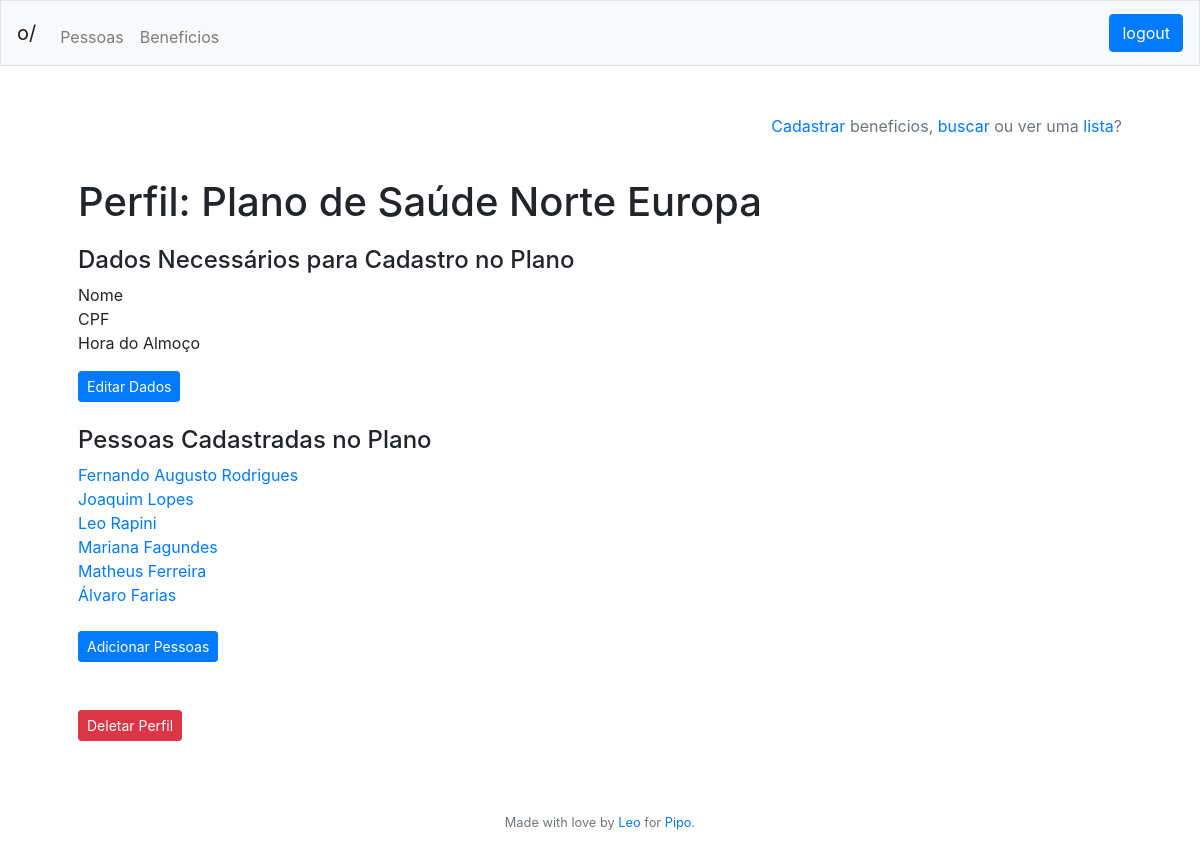
Page /beneficios/perfil/1 (signed in) on the earlier database version.
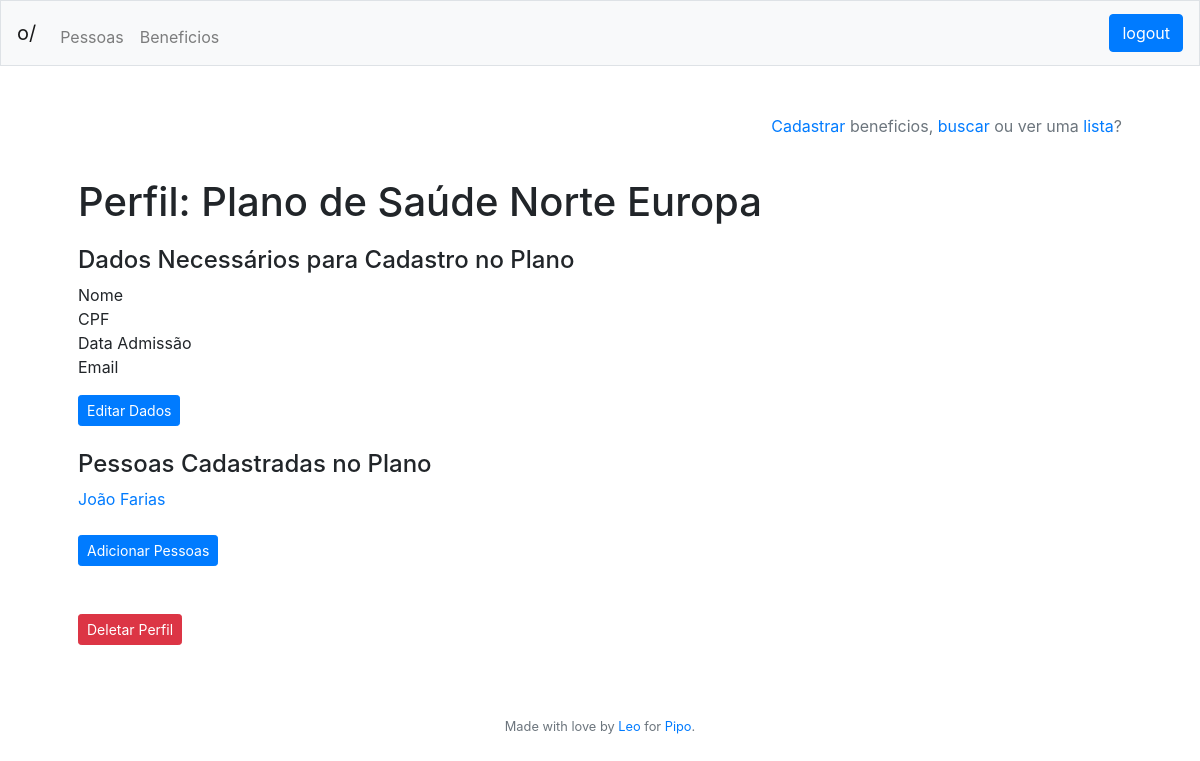
Same page on the later database version.
### tables this page shows
CREATE TABLE datatype
	(id INTEGER NOT NULL PRIMARY KEY AUTOINCREMENT,
	name VARCHAR(100) NOT NULL,
	example VARCHAR(144) NOT NULL);

CREATE TABLE person
	(id INTEGER NOT NULL PRIMARY KEY AUTOINCREMENT,
	idCompany INTEGER NOT NULL,
	name VARCHAR(255) NOT NULL,
	cpf VARCHAR(14) NOT NULL,
	timestamp DATETIME DEFAULT CURRENT_TIMESTAMP,
	FOREIGN KEY (idCompany) REFERENCES company(id));

### app.py (the view)
@app.route("/<who>/perfil/<idWho>", methods=['GET'])
@login_required
def profile(who, idWho):
	if who == "pessoas":
		profile = get_profile(idWho)
		if not profile:
			return "Esse perfil não existe"
		return render_template("personprofile.html", header = get_header(session),
								profile = profile, who = who)
	elif who == "beneficios":
		profile = get_benefit_profile(idWho)
		if not profile:
			return "Esse perfil não existe"
		return render_template("benefitprofile.html", header = get_header(session),
								profile = profile, who = who)
	else:
		return redirect("/pessoas/lista")

### app.py (called while the page is built)
@app.after_request
def after_request(response):
    response.headers["Cache-Control"] = "no-cache, no-store, must-revalidate"
    response.headers["Expires"] = 0
    response.headers["Pragma"] = "no-cache"
    return response

@app.teardown_request
def remove_session(ex=None):
    db.remove()

def login_required(f):
    @wraps(f)
    def decorated_function(*args, **kwargs):
        if session.get("id") is None:
            return redirect("/login")
        return f(*args, **kwargs)
    return decorated_function

def get_header(session):
	try:
		header = {"name": session["name"],
					"company": session["company"],
					"admin": get_admin_title(session["admin"]),
					"id": session["id"]}
	except:
		header = {"name": "",
					"company": "",
					"admin": "",
					"id": ""}
	return header

def split_str(word):
	return [char for char in word]

def is_it_bad(string):
	not_safe = ";\\"
	for letter in string:
		if letter in split_str(not_safe):
			raise ValueError("Not a safe character")

### templates/benefitprofile.html (shortened to what this page needs)
{% extends "layout.html" %}
{% block main %}
	<p align="right" class="text-muted"><a href="/{{ who }}/cadastro">Cadastrar</a> {{ who }}, <a href="/{{ who }}/busca">buscar</a> ou ver uma <a href="/{{ who }}/lista">lista</a>?</p>
	<br>
	<h1 style="margin-bottom: 20px;">Perfil: {{ profile["name"] }}</h1>
	<h4 style="margin-top: 10px;">Dados Necessários para Cadastro no Plano</h4>
	{% if profile["data"]|length %}
		{% for data in profile["data"] %}
			{{ data['name'] }}<br>
		{% endfor %}
	{% else %}
		<p>Nenhum dado cadastrado.</p>
	{% endif %}
	<a href="/beneficios/editar/{{ profile['id'] }}" class="btn btn-primary btn-sm" style="margin-top: 16px;">Editar Dados</a>
	<br><br>
	<h4>Pessoas Cadastradas no Plano</h4>
	{% if profile["clients"]|length %}
		{% for person in profile["clients"] %}
			<a href="/beneficios/{{ profile['id'] }}/pessoas/{{ person['id'] }}">{{ person['name'] }}</a><br>
		{% endfor %}
	{% else %}
		<p style="margin-bottom: -5px;">Nenhuma pessoa cadastrada.</p>
	{% endif %}
	<br>
	<a href="/pessoas/lista" class="btn btn-primary btn-sm">Adicionar Pessoas</a>
	<br><br><br>
	<form action="/{{ who }}/deletar" method="post">
    	<button class="btn btn-danger btn-sm" type="submit">Deletar Perfil</button>
    </form>
{% endblock %}

Differences in the rows shown:
removed datatype: name "Hora do Almoço"
no longer on this page (row edited): person: name "Fernando Augusto Rodrigues"
removed person: name "Joaquim Lopes"
no longer on this page (row edited): person: name "Leo Rapini"
no longer on this page (row edited): person: name "Mariana Fagundes"
removed person: name "Matheus Ferreira"
now on this page (row unchanged): datatype: name "Data Admissão"
now on this page (row unchanged): datatype: name "Email"
changed person: name "Álvaro Farias" → "João Farias"
